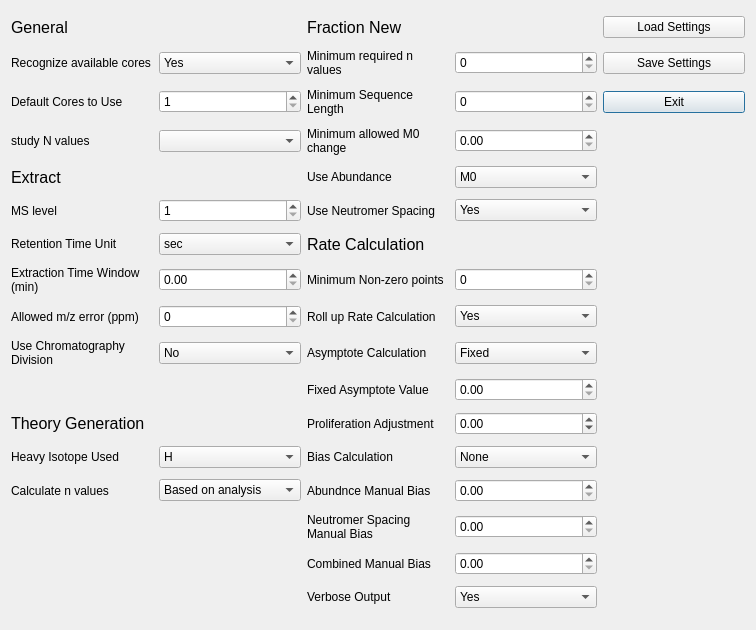
<?xml version="1.0" encoding="UTF-8"?>
<ui version="4.0">
 <class>Dialog</class>
 <widget class="QDialog" name="Dialog">
  <property name="geometry">
   <rect>
    <x>0</x>
    <y>0</y>
    <width>756</width>
    <height>630</height>
   </rect>
  </property>
  <property name="minimumSize">
   <size>
    <width>650</width>
    <height>600</height>
   </size>
  </property>
  <property name="windowTitle">
   <string>Dialog</string>
  </property>
  <property name="autoFillBackground">
   <bool>false</bool>
  </property>
  <property name="sizeGripEnabled">
   <bool>false</bool>
  </property>
  <layout class="QGridLayout" name="gridLayout">
   <item row="0" column="0">
    <widget class="QLabel" name="label_5">
     <property name="font">
      <font>
       <pointsize>12</pointsize>
      </font>
     </property>
     <property name="text">
      <string>General</string>
     </property>
    </widget>
   </item>
   <item row="0" column="3">
    <widget class="QLabel" name="label_2">
     <property name="font">
      <font>
       <pointsize>12</pointsize>
      </font>
     </property>
     <property name="text">
      <string>Fraction New</string>
     </property>
    </widget>
   </item>
   <item row="1" column="2">
    <widget class="QComboBox" name="recognize_available_cores">
     <item>
      <property name="text">
       <string>Yes</string>
      </property>
     </item>
     <item>
      <property name="text">
       <string>No</string>
      </property>
     </item>
    </widget>
   </item>
   <item row="1" column="3">
    <widget class="QLabel" name="label">
     <property name="text">
      <string>Minimum required n values</string>
     </property>
     <property name="scaledContents">
      <bool>false</bool>
     </property>
     <property name="wordWrap">
      <bool>true</bool>
     </property>
    </widget>
   </item>
   <item row="1" column="4">
    <widget class="QSpinBox" name="min_n_value"/>
   </item>
   <item row="2" column="0">
    <widget class="QLabel" name="label_18">
     <property name="text">
      <string>Default Cores to Use</string>
     </property>
     <property name="scaledContents">
      <bool>false</bool>
     </property>
     <property name="wordWrap">
      <bool>true</bool>
     </property>
    </widget>
   </item>
   <item row="2" column="2">
    <widget class="QSpinBox" name="default_cores">
     <property name="minimum">
      <number>1</number>
     </property>
     <property name="maximum">
      <number>60</number>
     </property>
    </widget>
   </item>
   <item row="2" column="3">
    <widget class="QLabel" name="label_3">
     <property name="text">
      <string>Minimum Sequence Length</string>
     </property>
     <property name="scaledContents">
      <bool>false</bool>
     </property>
     <property name="wordWrap">
      <bool>true</bool>
     </property>
    </widget>
   </item>
   <item row="2" column="4">
    <widget class="QSpinBox" name="min_sequence_length"/>
   </item>
   <item row="3" column="0">
    <widget class="QLabel" name="label_23">
     <property name="text">
      <string>study N values</string>
     </property>
    </widget>
   </item>
   <item row="3" column="3">
    <widget class="QLabel" name="label_8">
     <property name="text">
      <string>Minimum allowed M0 change</string>
     </property>
     <property name="scaledContents">
      <bool>false</bool>
     </property>
     <property name="wordWrap">
      <bool>true</bool>
     </property>
    </widget>
   </item>
   <item row="3" column="4">
    <widget class="QDoubleSpinBox" name="min_allowed_m0_change">
     <property name="maximum">
      <double>1.000000000000000</double>
     </property>
     <property name="singleStep">
      <double>0.050000000000000</double>
     </property>
    </widget>
   </item>
   <item row="4" column="0">
    <widget class="QLabel" name="label_6">
     <property name="font">
      <font>
       <pointsize>12</pointsize>
      </font>
     </property>
     <property name="text">
      <string>Extract</string>
     </property>
    </widget>
   </item>
   <item row="4" column="3">
    <widget class="QLabel" name="label_24">
     <property name="text">
      <string>Use Abundance</string>
     </property>
     <property name="scaledContents">
      <bool>false</bool>
     </property>
     <property name="wordWrap">
      <bool>true</bool>
     </property>
    </widget>
   </item>
   <item row="4" column="4">
    <widget class="QComboBox" name="use_abundance">
     <item>
      <property name="text">
       <string>M0</string>
      </property>
     </item>
     <item>
      <property name="text">
       <string>Highest</string>
      </property>
     </item>
     <item>
      <property name="text">
       <string>Average</string>
      </property>
     </item>
     <item>
      <property name="text">
       <string>No</string>
      </property>
     </item>
    </widget>
   </item>
   <item row="5" column="0">
    <widget class="QLabel" name="MS_level_label">
     <property name="text">
      <string>MS level</string>
     </property>
     <property name="scaledContents">
      <bool>false</bool>
     </property>
     <property name="wordWrap">
      <bool>true</bool>
     </property>
    </widget>
   </item>
   <item row="5" column="2">
    <widget class="QSpinBox" name="ms_level">
     <property name="minimum">
      <number>1</number>
     </property>
     <property name="maximum">
      <number>10</number>
     </property>
    </widget>
   </item>
   <item row="5" column="3">
    <widget class="QLabel" name="label_25">
     <property name="text">
      <string>Use Neutromer Spacing</string>
     </property>
     <property name="scaledContents">
      <bool>false</bool>
     </property>
     <property name="wordWrap">
      <bool>true</bool>
     </property>
    </widget>
   </item>
   <item row="5" column="4">
    <widget class="QComboBox" name="use_neutromer_spacing">
     <item>
      <property name="text">
       <string>Yes</string>
      </property>
     </item>
     <item>
      <property name="text">
       <string>No</string>
      </property>
     </item>
    </widget>
   </item>
   <item row="6" column="0">
    <widget class="QLabel" name="label_19">
     <property name="text">
      <string>Retention Time Unit</string>
     </property>
     <property name="scaledContents">
      <bool>false</bool>
     </property>
     <property name="wordWrap">
      <bool>true</bool>
     </property>
    </widget>
   </item>
   <item row="6" column="2">
    <widget class="QComboBox" name="rt_unit">
     <item>
      <property name="text">
       <string>sec</string>
      </property>
     </item>
     <item>
      <property name="text">
       <string>min</string>
      </property>
     </item>
    </widget>
   </item>
   <item row="6" column="3">
    <widget class="QLabel" name="label_4">
     <property name="font">
      <font>
       <pointsize>12</pointsize>
      </font>
     </property>
     <property name="text">
      <string>Rate Calculation</string>
     </property>
    </widget>
   </item>
   <item row="7" column="0">
    <widget class="QLabel" name="label_20">
     <property name="text">
      <string>Extraction Time Window (min)</string>
     </property>
     <property name="scaledContents">
      <bool>false</bool>
     </property>
     <property name="wordWrap">
      <bool>true</bool>
     </property>
    </widget>
   </item>
   <item row="7" column="2">
    <widget class="QDoubleSpinBox" name="time_window"/>
   </item>
   <item row="7" column="3">
    <widget class="QLabel" name="label_26">
     <property name="text">
      <string>Minimum Non-zero points</string>
     </property>
     <property name="scaledContents">
      <bool>false</bool>
     </property>
     <property name="wordWrap">
      <bool>true</bool>
     </property>
    </widget>
   </item>
   <item row="7" column="4">
    <widget class="QSpinBox" name="minimum_nonzero_points"/>
   </item>
   <item row="8" column="0">
    <widget class="QLabel" name="ppm_error_label">
     <property name="text">
      <string>Allowed m/z error (ppm)</string>
     </property>
     <property name="scaledContents">
      <bool>false</bool>
     </property>
     <property name="wordWrap">
      <bool>true</bool>
     </property>
    </widget>
   </item>
   <item row="8" column="2">
    <widget class="QSpinBox" name="ppm_error">
     <property name="maximum">
      <number>100</number>
     </property>
    </widget>
   </item>
   <item row="8" column="3">
    <widget class="QLabel" name="label_17">
     <property name="text">
      <string>Roll up Rate Calculation</string>
     </property>
     <property name="scaledContents">
      <bool>false</bool>
     </property>
     <property name="wordWrap">
      <bool>true</bool>
     </property>
    </widget>
   </item>
   <item row="8" column="4">
    <widget class="QComboBox" name="roll_up_option">
     <item>
      <property name="text">
       <string>Yes</string>
      </property>
     </item>
     <item>
      <property name="text">
       <string>No</string>
      </property>
     </item>
    </widget>
   </item>
   <item row="9" column="0">
    <widget class="QLabel" name="label_21">
     <property name="acceptDrops">
      <bool>false</bool>
     </property>
     <property name="text">
      <string>Use Chromatography Division</string>
     </property>
     <property name="scaledContents">
      <bool>false</bool>
     </property>
     <property name="wordWrap">
      <bool>true</bool>
     </property>
    </widget>
   </item>
   <item row="9" column="2">
    <widget class="QComboBox" name="use_chromatography_division">
     <item>
      <property name="text">
       <string>No</string>
      </property>
     </item>
     <item>
      <property name="text">
       <string>Intrafile</string>
      </property>
     </item>
     <item>
      <property name="text">
       <string>Interfile</string>
      </property>
     </item>
    </widget>
   </item>
   <item row="9" column="3">
    <widget class="QLabel" name="label_15">
     <property name="text">
      <string>Asymptote Calculation</string>
     </property>
     <property name="scaledContents">
      <bool>false</bool>
     </property>
     <property name="wordWrap">
      <bool>true</bool>
     </property>
    </widget>
   </item>
   <item row="9" column="4">
    <widget class="QComboBox" name="asymptope_type">
     <item>
      <property name="text">
       <string>Fixed</string>
      </property>
     </item>
     <item>
      <property name="text">
       <string>Variable</string>
      </property>
     </item>
    </widget>
   </item>
   <item row="10" column="3">
    <widget class="QLabel" name="label_16">
     <property name="text">
      <string>Fixed Asymptote Value</string>
     </property>
     <property name="scaledContents">
      <bool>false</bool>
     </property>
     <property name="wordWrap">
      <bool>true</bool>
     </property>
    </widget>
   </item>
   <item row="10" column="4">
    <widget class="QDoubleSpinBox" name="fixed_asymptote_value">
     <property name="minimum">
      <double>0.000000000000000</double>
     </property>
     <property name="maximum">
      <double>10.000000000000000</double>
     </property>
     <property name="singleStep">
      <double>0.050000000000000</double>
     </property>
    </widget>
   </item>
   <item row="11" column="0">
    <widget class="QLabel" name="label_7">
     <property name="font">
      <font>
       <pointsize>12</pointsize>
      </font>
     </property>
     <property name="text">
      <string>Theory Generation</string>
     </property>
    </widget>
   </item>
   <item row="11" column="3">
    <widget class="QLabel" name="label_14">
     <property name="text">
      <string>Proliferation Adjustment</string>
     </property>
     <property name="scaledContents">
      <bool>false</bool>
     </property>
     <property name="wordWrap">
      <bool>true</bool>
     </property>
    </widget>
   </item>
   <item row="11" column="4">
    <widget class="QDoubleSpinBox" name="proliferation_adjustment">
     <property name="minimum">
      <double>-0.500000000000000</double>
     </property>
     <property name="maximum">
      <double>1.000000000000000</double>
     </property>
     <property name="singleStep">
      <double>0.050000000000000</double>
     </property>
    </widget>
   </item>
   <item row="12" column="0">
    <widget class="QLabel" name="label_22">
     <property name="text">
      <string>Heavy Isotope Used</string>
     </property>
     <property name="scaledContents">
      <bool>false</bool>
     </property>
     <property name="wordWrap">
      <bool>true</bool>
     </property>
    </widget>
   </item>
   <item row="12" column="2">
    <widget class="QComboBox" name="heavy_label">
     <item>
      <property name="text">
       <string>H</string>
      </property>
     </item>
    </widget>
   </item>
   <item row="12" column="3">
    <widget class="QLabel" name="label_13">
     <property name="text">
      <string>Bias Calculation</string>
     </property>
     <property name="scaledContents">
      <bool>false</bool>
     </property>
     <property name="wordWrap">
      <bool>true</bool>
     </property>
    </widget>
   </item>
   <item row="12" column="4">
    <widget class="QComboBox" name="bias_selection_option">
     <item>
      <property name="text">
       <string>None</string>
      </property>
     </item>
     <item>
      <property name="text">
       <string>Automatic</string>
      </property>
     </item>
     <item>
      <property name="text">
       <string>Manual</string>
      </property>
     </item>
    </widget>
   </item>
   <item row="13" column="0">
    <widget class="QLabel" name="label_27">
     <property name="text">
      <string>Calculate n values</string>
     </property>
     <property name="scaledContents">
      <bool>false</bool>
     </property>
     <property name="wordWrap">
      <bool>true</bool>
     </property>
    </widget>
   </item>
   <item row="13" column="2">
    <widget class="QComboBox" name="calculate_n_values">
     <item>
      <property name="text">
       <string>Based on analysis</string>
      </property>
     </item>
    </widget>
   </item>
   <item row="13" column="3">
    <widget class="QLabel" name="label_10">
     <property name="text">
      <string>Abundnce Manual Bias</string>
     </property>
     <property name="scaledContents">
      <bool>false</bool>
     </property>
     <property name="wordWrap">
      <bool>true</bool>
     </property>
    </widget>
   </item>
   <item row="13" column="4">
    <widget class="QDoubleSpinBox" name="abund_manual_bias">
     <property name="maximum">
      <double>1.000000000000000</double>
     </property>
     <property name="singleStep">
      <double>0.050000000000000</double>
     </property>
    </widget>
   </item>
   <item row="14" column="3">
    <widget class="QLabel" name="label_11">
     <property name="text">
      <string>Neutromer Spacing Manual Bias</string>
     </property>
     <property name="scaledContents">
      <bool>false</bool>
     </property>
     <property name="wordWrap">
      <bool>true</bool>
     </property>
    </widget>
   </item>
   <item row="14" column="4">
    <widget class="QDoubleSpinBox" name="spacing_manual_bias">
     <property name="maximum">
      <double>1.000000000000000</double>
     </property>
     <property name="singleStep">
      <double>0.050000000000000</double>
     </property>
    </widget>
   </item>
   <item row="15" column="3">
    <widget class="QLabel" name="label_12">
     <property name="text">
      <string>Combined Manual Bias</string>
     </property>
     <property name="scaledContents">
      <bool>false</bool>
     </property>
     <property name="wordWrap">
      <bool>true</bool>
     </property>
    </widget>
   </item>
   <item row="15" column="4">
    <widget class="QDoubleSpinBox" name="combined_manual_bias">
     <property name="maximum">
      <double>1.000000000000000</double>
     </property>
     <property name="singleStep">
      <double>0.050000000000000</double>
     </property>
    </widget>
   </item>
   <item row="16" column="3">
    <widget class="QLabel" name="label_28">
     <property name="text">
      <string>Verbose Output</string>
     </property>
     <property name="wordWrap">
      <bool>true</bool>
     </property>
    </widget>
   </item>
   <item row="16" column="4">
    <widget class="QComboBox" name="verbose_rate">
     <item>
      <property name="text">
       <string>Yes</string>
      </property>
     </item>
     <item>
      <property name="text">
       <string>No</string>
      </property>
     </item>
    </widget>
   </item>
   <item row="3" column="2">
    <widget class="QComboBox" name="study_type_combobox"/>
   </item>
   <item row="1" column="0">
    <widget class="QLabel" name="label_9">
     <property name="text">
      <string>Recognize available cores</string>
     </property>
     <property name="scaledContents">
      <bool>false</bool>
     </property>
     <property name="wordWrap">
      <bool>true</bool>
     </property>
    </widget>
   </item>
   <item row="0" column="5">
    <widget class="QPushButton" name="LoadButton">
     <property name="text">
      <string>Load Settings</string>
     </property>
    </widget>
   </item>
   <item row="1" column="5">
    <widget class="QPushButton" name="SaveButton">
     <property name="text">
      <string>Save Settings</string>
     </property>
    </widget>
   </item>
   <item row="2" column="5">
    <widget class="QPushButton" name="ExitButton">
     <property name="text">
      <string>Exit</string>
     </property>
     <property name="default">
      <bool>true</bool>
     </property>
    </widget>
   </item>
  </layout>
 </widget>
 <resources/>
 <connections/>
</ui>
